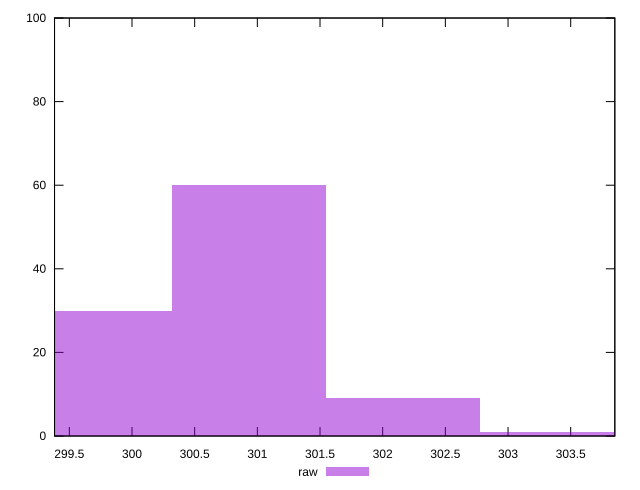

Write gnuplot code to recreate this figure.
reset

$raw <<EOF
303.3934674372683 1
300.93684017056984 60
299.70852653722056 30
302.1651538039191 9
EOF

set key outside below
set boxwidth 1.2283136333492646
set xrange [299.38200092315674:303.852]
set yrange [0:100]
set trange [0:100]
set style fill transparent solid 0.5 noborder
set terminal svg size 640, 490 enhanced background rgb 'white'
set output "reports/report_00031_2021-02-24T23-18-18.084Z/uses-rel-preconnect/samples/astro/raw/histogram.svg"

plot $raw title "raw" with boxes

reset
